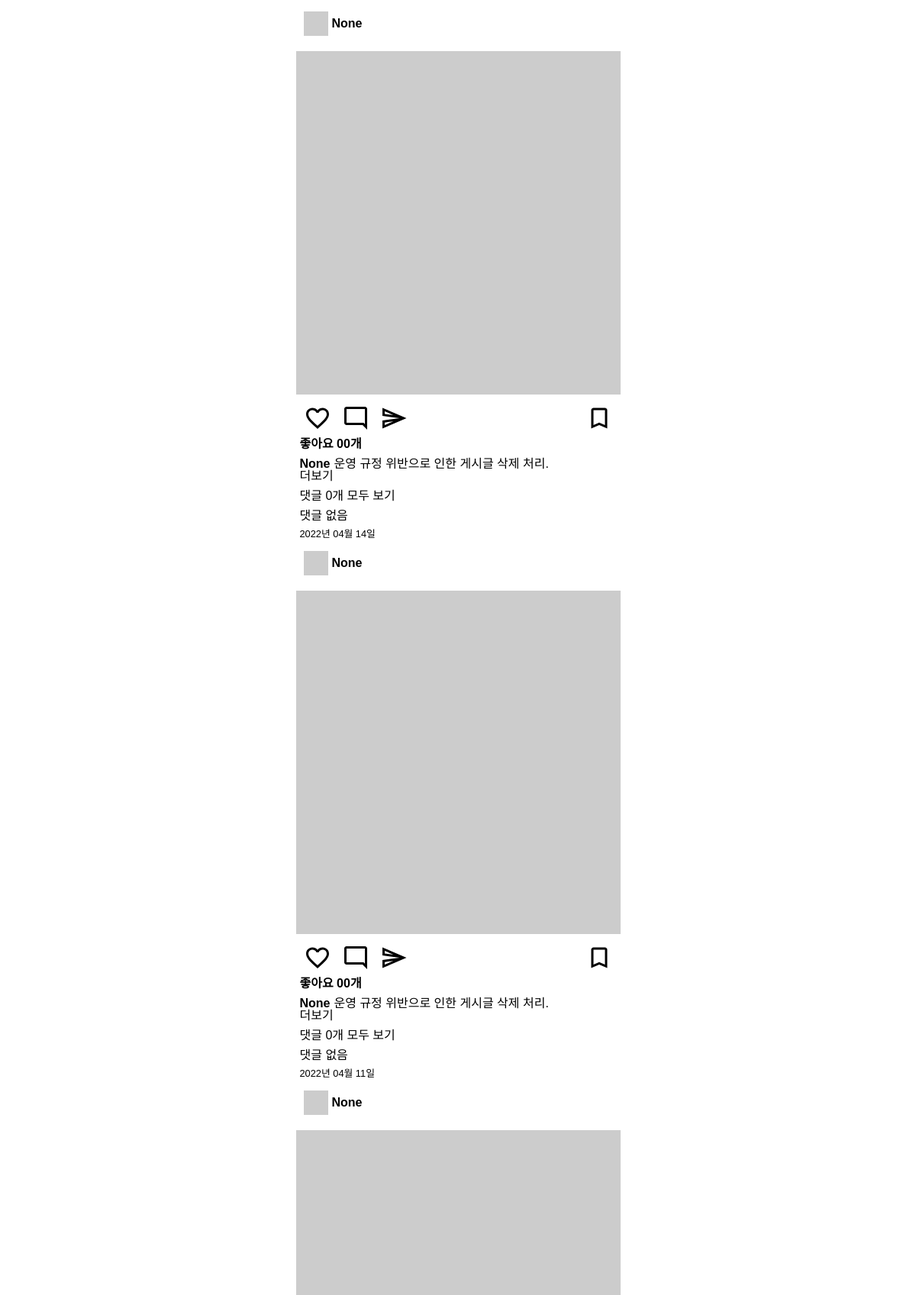
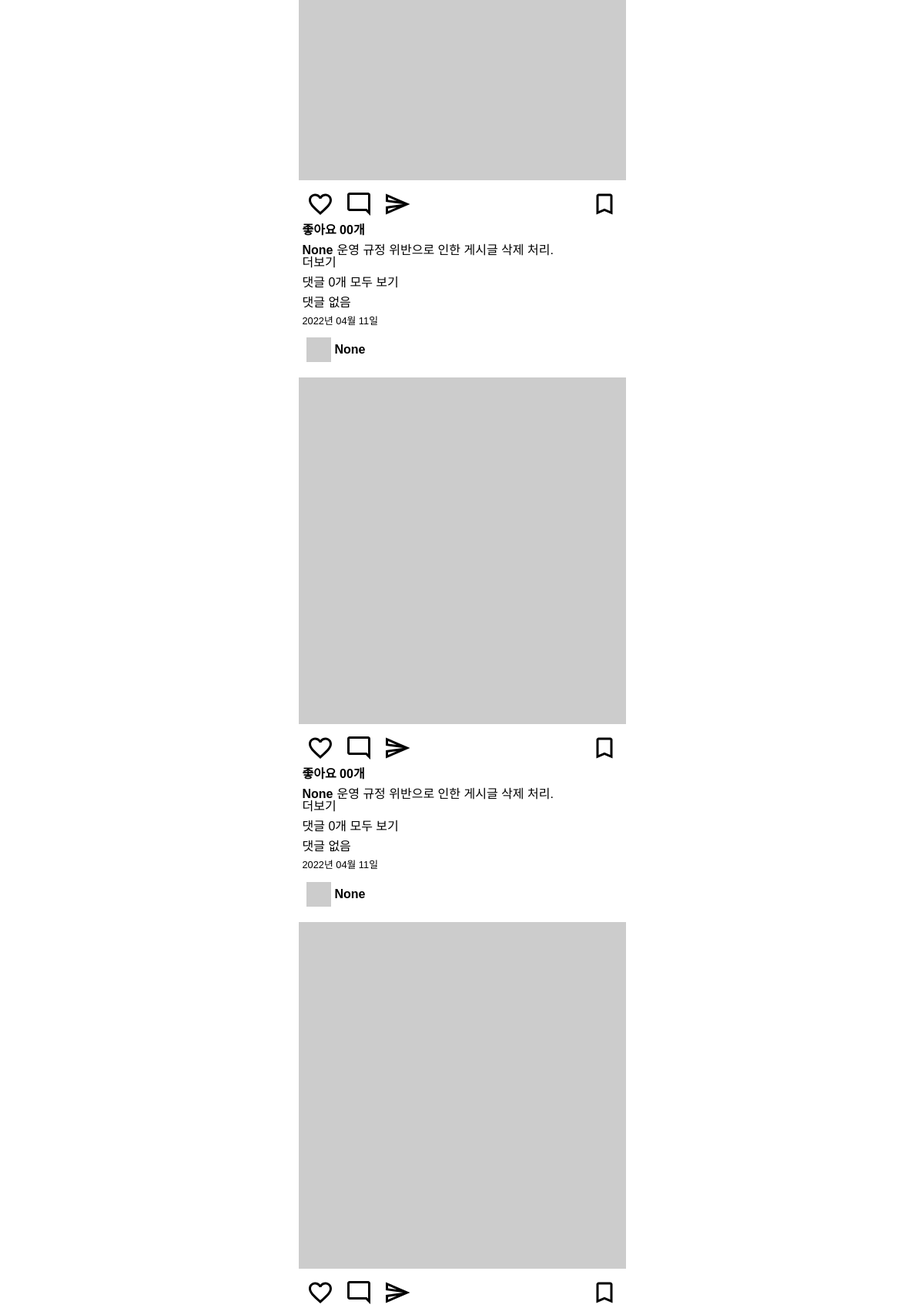
The page / (upper part) on the database its author committed (2 pictures, top to bottom).
### posts/models.py (models this page shows)
class Post(models.Model):
    image = models.ImageField(verbose_name='이미지',null =True,blank=True)
    content = models.TextField(verbose_name='내용')
    created_at = models.DateTimeField(verbose_name='작성일', auto_now_add =True)
    view_count = models.IntegerField(verbose_name='조회수',default=0)
    writer = models.ForeignKey(to=User,on_delete=models.CASCADE,null=True,blank=True)

### posts/views.py (the view)
# urls.py: path('', index, name='index'),
def index(request):
    post_list = Post.objects.all().order_by('-created_at')
    context = {
        'post_list': post_list
    }
    return render(request, 'index.html', context)

### templates/index.html (shortened to what this page needs)
{% extends 'base.html' %}
{% load static %}
{% block content %}
<main>
    <div class="card-list">
        {% for post in post_list %}
            {% include 'mixin/posts/post_card.html' with detail=False %}
        {% endfor %}
    </div>
</main>
{% endblock %}

### templates/base.html (shortened to what this page needs)
{% load static %}
<!DOCTYPE html>
<html lang="ko">
<head>
    <link rel="stylesheet" href="{% static 'css/reset.css' %}">
    <link rel="stylesheet" href="{% static 'css/index.css' %}">
</head>
<body class="container">
    <div>
        {% block content %}
        {% endblock %}
    </div>
</body>
</html>

### templates/mixin/posts/post_card.html (shortened to what this page needs)
{% load static %}
<div class="card">
    <div class="card__header">
        <img class="card__user-image" src="http://via.placeholder.com/32x32"/>
        <span class="card__user-name">{{ post.writer }}</span>
    </div>
    <div class="card__body">
        <div>
            <img class="card__image" src="http://via.placeholder.com/600x600">
        </div>
        <div class="card__btn-group">
            <div>
                <img class="card__btn" src="{% static 'icons/favorite_outlined_black_36dp.svg' %}" alt="좋아요"/>
                <img class="card__btn" src="{% static 'icons/mode_comment_outlined_black_36dp.svg' %}" alt="댓글"/>
                <img class="card__btn" src="{% static 'icons/send_outlined_black_36dp.svg' %}" alt="공유하기"/>
            </div>
            <div>
                <img class="card__btn" src="{% static 'icons/bookmark_outlined_black_36dp.svg' %}" alt="북마크"/>
            </div>
        </div>
        <div class="card_content">
            <span class="card__like-num">좋아요 00개</span>
            <div class="card__main-text">
                <p><span class="card__user-name">{{ post.writer }}</span>{{ post.content |truncatechars:35 }}</p>
                {% if not detail %}
                    <a href="{% url 'posts:post-detail' post.id %}">더보기</a>
                {% endif %}
            </div>
            <div>
                <p class="">댓글 {{ post.comment_set.all.count }}개 {% if not detail %}모두 보기{% endif %}</p>
                <ul class="card__comment-group">
                    {% if not detail %}
                        {% for comment in post.comment_set.all %}
                            <li><p><span class="card__user-name">{{ comment.writer }}</span>{{ comment.content }}</p>
                            </li>
                        {% empty %}
                            <li><p>댓글 없음</p></li>
                        {% endfor %}
                    {% endif %}
                </ul>
            </div>
            <span class="card__created-at">{{ post.created_at|date:"Y년 m월 d일" }}</span>
        </div>
    </div>
</div>

### static/css/index.css (style rules this page uses)
.container { display: flex; flex-direction: column; max-width: 425px; }
body { font-family: 'Noto Sans KR', sans-serif; margin: 0 auto 60px auto; }
main { background-color: #FAFAFA; }
.card-list { margin: 10px 0; background-color: #FFFFFF; }
.card__header { display: flex; align-items: center; margin: 15px 0; padding: 0 5px; }
.card__user-image { margin: 0 5px; }
.card__user-name { font-weight: bold; margin: 0 5px 0 0; }
.card__body { margin: 10px 0; }
.card__image { height: 450px; width: 100%; margin: 5px 0; object-fit: cover; }
.card__btn-group { display: flex; justify-content: space-between; margin: 5px 0; padding: 0 5px; }
.card__btn { margin: 0 5px; }
.card_content { display: flex; flex-direction: column; padding: 0 5px; }
.card__like-num { font-weight: bold; }
.card__main-text { margin: 10px 0; }
.card__comment-group > li { margin: 10px 0; }
.card__created-at { font-weight: lighter; font-size: 0.8rem; }

### rows shown on the page
Post: writer "None", content "운영 규정 위반으로 인한 게시글 삭제 처리.", shows "더보기", comment_set.all.count "0", shows "모두 보기", shows "댓글 없음", created_at "2022년 04월 14일"
Post: writer "None", content "운영 규정 위반으로 인한 게시글 삭제 처리.", shows "더보기", comment_set.all.count "0", shows "모두 보기", shows "댓글 없음", created_at "2022년 04월 11일"
Post: writer "None", content "운영 규정 위반으로 인한 게시글 삭제 처리.", shows "더보기", comment_set.all.count "0", shows "모두 보기", shows "댓글 없음", created_at "2022년 04월 11일"
Post: writer "None", content "운영 규정 위반으로 인한 게시글 삭제 처리.", shows "더보기", comment_set.all.count "0", shows "모두 보기", shows "댓글 없음", created_at "2022년 04월 11일"
Post: writer "None"
